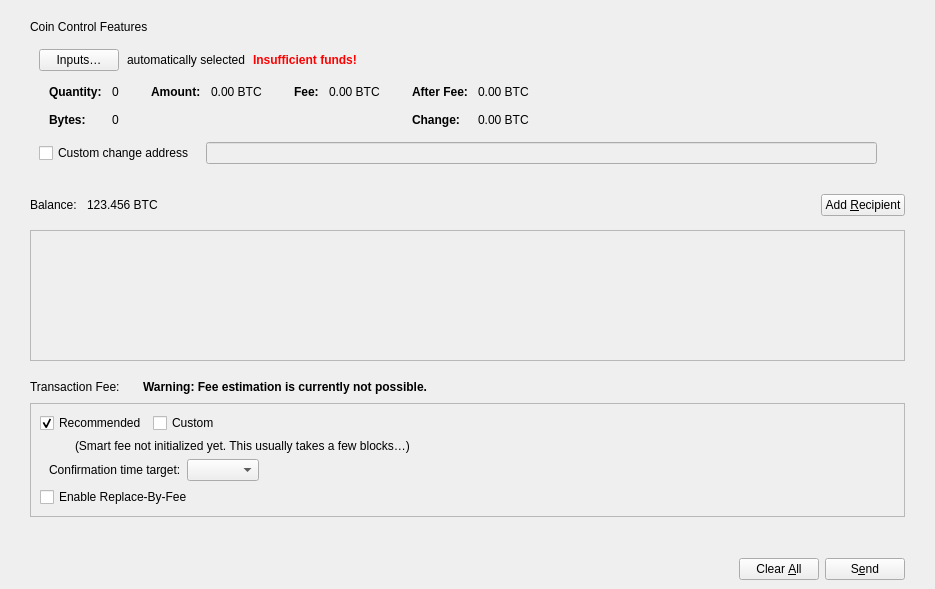
<?xml version="1.0" encoding="UTF-8"?>
<ui version="4.0">
 <class>SendCoinsDialog</class>
 <widget class="QDialog" name="SendCoinsDialog">
  <property name="geometry">
   <rect>
    <x>0</x>
    <y>0</y>
    <width>935</width>
    <height>589</height>
   </rect>
  </property>
  <property name="windowTitle">
   <string>Send Coins</string>
  </property>
  <layout class="QVBoxLayout" name="verticalLayout_6">
   <property name="leftMargin">
    <number>0</number>
   </property>
   <property name="rightMargin">
    <number>0</number>
   </property>
   <property name="bottomMargin">
    <number>0</number>
   </property>
   <item>
    <layout class="QVBoxLayout" name="verticalLayout_11">
     <property name="leftMargin">
      <number>30</number>
     </property>
     <property name="topMargin">
      <number>9</number>
     </property>
     <property name="rightMargin">
      <number>30</number>
     </property>
     <item>
      <widget class="QWidget" name="coinControlWidget" native="true">
       <layout class="QVBoxLayout" name="verticalLayout_9">
        <property name="leftMargin">
         <number>0</number>
        </property>
        <property name="topMargin">
         <number>0</number>
        </property>
        <property name="rightMargin">
         <number>0</number>
        </property>
        <property name="bottomMargin">
         <number>0</number>
        </property>
        <item>
         <widget class="QLabel" name="label_2">
          <property name="text">
           <string>Coin Control Features</string>
          </property>
         </widget>
        </item>
        <item>
         <widget class="QWidget" name="coinControlContentsWidget" native="true">
          <layout class="QVBoxLayout" name="verticalLayout_8">
           <property name="bottomMargin">
            <number>6</number>
           </property>
           <item>
            <layout class="QVBoxLayout" name="verticalLayoutCoinControl" stretch="0,0,0,1">
             <property name="spacing">
              <number>0</number>
             </property>
             <item>
              <layout class="QHBoxLayout" name="horizontalLayoutCoinControl2" stretch="0,0,0,0">
               <property name="spacing">
    <number>8</number>
   </property>
          <property name="bottomMargin">
           <number>10</number>
          </property>
          <item>
           <widget class="QPushButton" name="pushButtonCoinControl">
            <property name="styleSheet">
             <string notr="true"/>
            </property>
            <property name="text">
             <string>Inputs…</string>
            </property>
            <property name="autoDefault">
             <bool>false</bool>
            </property>
           </widget>
          </item>
          <item>
           <widget class="QLabel" name="labelCoinControlAutomaticallySelected">
            <property name="text">
             <string>automatically selected</string>
            </property>
            <property name="margin">
             <number>5</number>
            </property>
           </widget>
          </item>
          <item>
           <widget class="QLabel" name="labelCoinControlInsuffFunds">
            <property name="font">
             <font>
              <weight>75</weight>
              <bold>true</bold>
             </font>
            </property>
            <property name="styleSheet">
             <string notr="true">color:red;font-weight:bold;</string>
            </property>
            <property name="text">
             <string>Insufficient funds!</string>
            </property>
            <property name="margin">
             <number>5</number>
            </property>
           </widget>
          </item>
          <item>
           <spacer name="horizontalSpacerCoinControl">
            <property name="orientation">
             <enum>Qt::Horizontal</enum>
            </property>
            <property name="sizeHint" stdset="0">
             <size>
              <width>40</width>
              <height>1</height>
             </size>
            </property>
           </spacer>
          </item>
         </layout>
        </item>
        <item>
         <widget class="QWidget" name="widgetCoinControl" native="true">
          <property name="sizePolicy">
           <sizepolicy hsizetype="Preferred" vsizetype="Preferred">
            <horstretch>0</horstretch>
            <verstretch>0</verstretch>
           </sizepolicy>
          </property>
          <property name="minimumSize">
           <size>
            <width>0</width>
            <height>0</height>
           </size>
          </property>
          <property name="styleSheet">
           <string notr="true"/>
          </property>
          <layout class="QHBoxLayout" name="horizontalLayoutCoinControl5">
           <property name="leftMargin">
            <number>0</number>
           </property>
           <property name="topMargin">
            <number>0</number>
           </property>
           <property name="rightMargin">
            <number>0</number>
           </property>
           <property name="bottomMargin">
            <number>0</number>
           </property>
           <item>
            <layout class="QHBoxLayout" name="horizontalLayoutCoinControl3" stretch="0,0,0,1">
             <property name="spacing">
              <number>20</number>
             </property>
             <property name="topMargin">
              <number>0</number>
             </property>
             <property name="bottomMargin">
              <number>10</number>
             </property>
             <item>
              <layout class="QFormLayout" name="formLayoutCoinControl1">
               <property name="labelAlignment">
                <set>Qt::AlignLeft|Qt::AlignVCenter</set>
               </property>
               <property name="horizontalSpacing">
                <number>10</number>
               </property>
               <property name="verticalSpacing">
                <number>14</number>
               </property>
               <property name="leftMargin">
                <number>10</number>
               </property>
               <property name="topMargin">
                <number>4</number>
               </property>
               <property name="rightMargin">
                <number>6</number>
               </property>
               <item row="0" column="0">
                <widget class="QLabel" name="labelCoinControlQuantityText">
                 <property name="font">
                  <font>
                   <weight>75</weight>
                   <bold>true</bold>
                  </font>
                 </property>
                 <property name="text">
                  <string>Quantity:</string>
                 </property>
                 <property name="margin">
                  <number>0</number>
                 </property>
                </widget>
               </item>
               <item row="0" column="1">
                <widget class="QLabel" name="labelCoinControlQuantity">
                 <property name="cursor">
                  <cursorShape>IBeamCursor</cursorShape>
                 </property>
                 <property name="contextMenuPolicy">
                  <enum>Qt::ActionsContextMenu</enum>
                 </property>
                 <property name="text">
                  <string notr="true">0</string>
                 </property>
                 <property name="margin">
                  <number>0</number>
                 </property>
                 <property name="textInteractionFlags">
                       <set>Qt::LinksAccessibleByMouse|Qt::TextSelectableByMouse</set>
                 </property>
                </widget>
               </item>
               <item row="1" column="0">
                <widget class="QLabel" name="labelCoinControlBytesText">
                 <property name="font">
                  <font>
                   <weight>75</weight>
                   <bold>true</bold>
                  </font>
                 </property>
                 <property name="text">
                  <string>Bytes:</string>
                 </property>
                </widget>
               </item>
               <item row="1" column="1">
                <widget class="QLabel" name="labelCoinControlBytes">
                 <property name="cursor">
                  <cursorShape>IBeamCursor</cursorShape>
                 </property>
                 <property name="contextMenuPolicy">
                  <enum>Qt::ActionsContextMenu</enum>
                 </property>
                 <property name="text">
                  <string notr="true">0</string>
                 </property>
                 <property name="textInteractionFlags">
                       <set>Qt::LinksAccessibleByMouse|Qt::TextSelectableByMouse</set>
                 </property>
                </widget>
               </item>
              </layout>
             </item>
             <item>
              <layout class="QFormLayout" name="formLayoutCoinControl2">
               <property name="horizontalSpacing">
                <number>10</number>
               </property>
               <property name="verticalSpacing">
                <number>14</number>
               </property>
               <property name="leftMargin">
                <number>6</number>
               </property>
               <property name="topMargin">
                <number>4</number>
               </property>
               <property name="rightMargin">
                <number>6</number>
               </property>
               <item row="0" column="0">
                <widget class="QLabel" name="labelCoinControlAmountText">
                 <property name="font">
                  <font>
                   <weight>75</weight>
                   <bold>true</bold>
                  </font>
                 </property>
                 <property name="text">
                  <string>Amount:</string>
                 </property>
                 <property name="margin">
                  <number>0</number>
                 </property>
                </widget>
               </item>
               <item row="0" column="1">
                <widget class="QLabel" name="labelCoinControlAmount">
                 <property name="cursor">
                  <cursorShape>IBeamCursor</cursorShape>
                 </property>
                 <property name="contextMenuPolicy">
                  <enum>Qt::ActionsContextMenu</enum>
                 </property>
                 <property name="text">
                  <string notr="true">0.00 BTC</string>
                 </property>
                 <property name="textInteractionFlags">
                       <set>Qt::LinksAccessibleByMouse|Qt::TextSelectableByMouse</set>
                 </property>
                </widget>
               </item>
              </layout>
             </item>
             <item>
              <layout class="QFormLayout" name="formLayoutCoinControl3">
               <property name="horizontalSpacing">
                <number>10</number>
               </property>
               <property name="verticalSpacing">
                <number>14</number>
               </property>
               <property name="leftMargin">
                <number>6</number>
               </property>
               <property name="topMargin">
                <number>4</number>
               </property>
               <property name="rightMargin">
                <number>6</number>
               </property>
               <item row="0" column="0">
                <widget class="QLabel" name="labelCoinControlFeeText">
                 <property name="font">
                  <font>
                   <weight>75</weight>
                   <bold>true</bold>
                  </font>
                 </property>
                 <property name="text">
                  <string>Fee:</string>
                 </property>
                 <property name="margin">
                  <number>0</number>
                 </property>
                </widget>
               </item>
               <item row="0" column="1">
                <widget class="QLabel" name="labelCoinControlFee">
                 <property name="cursor">
                  <cursorShape>IBeamCursor</cursorShape>
                 </property>
                 <property name="contextMenuPolicy">
                  <enum>Qt::ActionsContextMenu</enum>
                 </property>
                 <property name="text">
                  <string notr="true">0.00 BTC</string>
                 </property>
                 <property name="textInteractionFlags">
                       <set>Qt::LinksAccessibleByMouse|Qt::TextSelectableByMouse</set>
                 </property>
                </widget>
               </item>
              </layout>
             </item>
             <item>
              <layout class="QFormLayout" name="formLayoutCoinControl4">
               <property name="labelAlignment">
                <set>Qt::AlignLeft|Qt::AlignVCenter</set>
               </property>
               <property name="horizontalSpacing">
                <number>10</number>
               </property>
               <property name="verticalSpacing">
                <number>14</number>
               </property>
               <property name="leftMargin">
                <number>6</number>
               </property>
               <property name="topMargin">
                <number>4</number>
               </property>
               <property name="rightMargin">
                <number>6</number>
               </property>
               <item row="0" column="0">
                <widget class="QLabel" name="labelCoinControlAfterFeeText">
                 <property name="font">
                  <font>
                   <weight>75</weight>
                   <bold>true</bold>
                  </font>
                 </property>
                 <property name="text">
                  <string>After Fee:</string>
                 </property>
                 <property name="margin">
                  <number>0</number>
                 </property>
                </widget>
               </item>
               <item row="0" column="1">
                <widget class="QLabel" name="labelCoinControlAfterFee">
                 <property name="cursor">
                  <cursorShape>IBeamCursor</cursorShape>
                 </property>
                 <property name="contextMenuPolicy">
                  <enum>Qt::ActionsContextMenu</enum>
                 </property>
                 <property name="text">
                  <string notr="true">0.00 BTC</string>
                 </property>
                 <property name="textInteractionFlags">
                       <set>Qt::LinksAccessibleByMouse|Qt::TextSelectableByMouse</set>
                 </property>
                </widget>
               </item>
               <item row="1" column="0">
                <widget class="QLabel" name="labelCoinControlChangeText">
                 <property name="font">
                  <font>
                   <weight>75</weight>
                   <bold>true</bold>
                  </font>
                 </property>
                 <property name="text">
                  <string>Change:</string>
                 </property>
                </widget>
               </item>
               <item row="1" column="1">
                <widget class="QLabel" name="labelCoinControlChange">
                 <property name="cursor">
                  <cursorShape>IBeamCursor</cursorShape>
                 </property>
                 <property name="contextMenuPolicy">
                  <enum>Qt::ActionsContextMenu</enum>
                 </property>
                 <property name="text">
                  <string notr="true">0.00 BTC</string>
                 </property>
                 <property name="textInteractionFlags">
                       <set>Qt::LinksAccessibleByMouse|Qt::TextSelectableByMouse</set>
                 </property>
                </widget>
               </item>
              </layout>
             </item>
            </layout>
           </item>
          </layout>
         </widget>
        </item>
        <item>
         <layout class="QHBoxLayout" name="horizontalLayoutCoinControl4" stretch="0,0,0">
          <property name="spacing">
           <number>12</number>
          </property>
          <property name="sizeConstraint">
           <enum>QLayout::SetDefaultConstraint</enum>
          </property>
          <property name="topMargin">
           <number>5</number>
          </property>
          <property name="rightMargin">
                <number>0</number>
          </property>
          <item>
           <widget class="QCheckBox" name="checkBoxCoinControlChange">
            <property name="toolTip">
             <string>If this is activated, but the change address is empty or invalid, change will be sent to a newly generated address.</string>
            </property>
            <property name="text">
             <string>Custom change address</string>
            </property>
           </widget>
          </item>
          <item>
           <widget class="QValidatedLineEdit" name="lineEditCoinControlChange">
            <property name="enabled">
             <bool>false</bool>
            </property>
            <property name="sizePolicy">
             <sizepolicy hsizetype="Expanding" vsizetype="Fixed">
              <horstretch>0</horstretch>
              <verstretch>0</verstretch>
             </sizepolicy>
            </property>
           </widget>
          </item>
          <item>
           <widget class="QLabel" name="labelCoinControlChangeLabel">
            <property name="sizePolicy">
             <sizepolicy hsizetype="Preferred" vsizetype="Expanding">
              <horstretch>0</horstretch>
              <verstretch>0</verstretch>
             </sizepolicy>
            </property>
            <property name="minimumSize">
             <size>
              <width>0</width>
              <height>0</height>
             </size>
            </property>
            <property name="text">
             <string/>
            </property>
            <property name="margin">
             <number>3</number>
            </property>
           </widget>
          </item>
         </layout>
        </item>
        <item>
         <spacer name="verticalSpacerCoinControl">
          <property name="orientation">
           <enum>Qt::Vertical</enum>
          </property>
          <property name="sizeHint" stdset="0">
           <size>
            <width>800</width>
            <height>1</height>
           </size>
          </property>
         </spacer>
        </item>
       </layout>
      </item>
     </layout>
    </widget>
   </item>
       </layout>
      </widget>
     </item>
    </layout>
   </item>
   <item>
    <widget class="QWidget" name="widgetRecipients" native="true">
     <property name="sizePolicy">
      <sizepolicy hsizetype="Preferred" vsizetype="Preferred">
       <horstretch>0</horstretch>
       <verstretch>1</verstretch>
      </sizepolicy>
     </property>
     <layout class="QVBoxLayout" name="verticalLayout_7">
      <property name="spacing">
       <number>0</number>
      </property>
      <property name="leftMargin">
       <number>30</number>
      </property>
      <property name="topMargin">
       <number>0</number>
      </property>
      <property name="rightMargin">
       <number>30</number>
      </property>
      <property name="bottomMargin">
       <number>0</number>
      </property>
      <item>
       <layout class="QHBoxLayout" name="horizontalLayout_4">
        <property name="topMargin">
         <number>3</number>
        </property>
        <property name="rightMargin">
         <number>0</number>
        </property>
        <property name="bottomMargin">
         <number>0</number>
        </property>
        <item>
         <widget class="QLabel" name="labelBalanceName">
          <property name="sizePolicy">
           <sizepolicy hsizetype="Preferred" vsizetype="Preferred">
            <horstretch>0</horstretch>
            <verstretch>0</verstretch>
           </sizepolicy>
          </property>
          <property name="minimumSize">
          <size>
           <width>20</width>
            <height>50</height>
          </size>
         </property>
          <property name="text">
           <string>Balance:</string>
          </property>
     </widget>
        </item>
        <item>
         <spacer name="horizontalSpacer_8">
          <property name="orientation">
           <enum>Qt::Horizontal</enum>
              </property>
              <property name="sizeType">
               <enum>QSizePolicy::Fixed</enum>
              </property>
              <property name="sizeHint" stdset="0">
               <size>
            <width>10</width>
            <height>20</height>
               </size>
              </property>
             </spacer>
            </item>
        <item>
         <widget class="QLabel" name="labelBalance">
          <property name="sizePolicy">
           <sizepolicy hsizetype="Preferred" vsizetype="Preferred">
            <horstretch>0</horstretch>
            <verstretch>0</verstretch>
           </sizepolicy>
          </property>
          <property name="minimumSize">
           <size>
            <width>20</width>
            <height>50</height>
           </size>
          </property>
          <property name="cursor">
           <cursorShape>IBeamCursor</cursorShape>
          </property>
          <property name="text">
           <string notr="true">123.456 BTC</string>
          </property>
          <property name="textInteractionFlags">
           <set>Qt::LinksAccessibleByMouse|Qt::TextSelectableByMouse</set>
          </property>
         </widget>
        </item>
        <item>
         <spacer name="horizontalSpacer_7">
          <property name="orientation">
           <enum>Qt::Horizontal</enum>
          </property>
          <property name="sizeHint" stdset="0">
           <size>
            <width>40</width>
            <height>20</height>
           </size>
          </property>
         </spacer>
        </item>
        <item>
         <widget class="OdanPushButton" name="addButton">
          <property name="toolTip">
           <string>Send to multiple recipients at once</string>
          </property>
          <property name="text">
           <string>Add &amp;Recipient</string>
          </property>
          <property name="icon">
           <iconset>
            <normaloff>:/icons/add_recipient</normaloff>:/icons/add_recipient</iconset>
          </property>
          <property name="autoDefault">
           <bool>false</bool>
          </property>
         </widget>
        </item>
       </layout>
      </item>
      <item>
       <widget class="QScrollArea" name="scrollArea">
        <property name="widgetResizable">
         <bool>true</bool>
        </property>
        <widget class="QWidget" name="scrollAreaWidgetContents">
         <property name="geometry">
          <rect>
           <x>0</x>
           <y>0</y>
           <width>873</width>
           <height>68</height>
          </rect>
         </property>
         <layout class="QVBoxLayout" name="verticalLayout_2" stretch="0,1">
          <property name="leftMargin">
           <number>0</number>
          </property>
          <property name="topMargin">
           <number>0</number>
          </property>
          <property name="rightMargin">
           <number>0</number>
          </property>
          <property name="bottomMargin">
           <number>0</number>
          </property>
          <item>
           <layout class="QVBoxLayout" name="entries">
            <property name="spacing">
             <number>6</number>
            </property>
           </layout>
          </item>
          <item>
           <spacer name="verticalSpacer">
            <property name="orientation">
             <enum>Qt::Vertical</enum>
            </property>
            <property name="sizeHint" stdset="0">
             <size>
              <width>20</width>
              <height>0</height>
             </size>
            </property>
           </spacer>
          </item>
         </layout>
        </widget>
       </widget>
      </item>
     </layout>
    </widget>
   </item>
   <item>
    <spacer name="verticalSpacer_2">
     <property name="orientation">
      <enum>Qt::Vertical</enum>
     </property>
     <property name="sizeType">
      <enum>QSizePolicy::Fixed</enum>
     </property>
     <property name="sizeHint" stdset="0">
      <size>
       <width>20</width>
       <height>10</height>
      </size>
     </property>
    </spacer>
   </item>
   <item>
    <layout class="QVBoxLayout" name="verticalLayout_10">
     <property name="leftMargin">
      <number>30</number>
     </property>
     <property name="rightMargin">
      <number>30</number>
     </property>
     <property name="bottomMargin">
      <number>20</number>
     </property>
     <item>
      <layout class="QHBoxLayout" name="horizontalLayoutFee1">
       <property name="bottomMargin">
        <number>0</number>
       </property>
       <item>
        <layout class="QVBoxLayout" name="verticalLayoutFee7">
         <property name="spacing">
          <number>0</number>
         </property>
            <item>
             <layout class="QHBoxLayout" name="horizontalLayoutSmartFee">
              <property name="spacing">
               <number>10</number>
              </property>
              <item>
               <widget class="QLabel" name="labelFeeHeadline">
                <property name="sizePolicy">
                 <sizepolicy hsizetype="Preferred" vsizetype="Maximum">
                  <horstretch>0</horstretch>
                  <verstretch>0</verstretch>
                 </sizepolicy>
                </property>
                <property name="font">
                 <font>
               <weight>50</weight>
               <bold>false</bold>
                 </font>
                </property>
                <property name="text">
                 <string>Transaction Fee:</string>
                </property>
               </widget>
              </item>
              <item>
               <widget class="QLabel" name="labelFeeMinimized">
                <property name="text">
                 <string/>
                </property>
               </widget>
              </item>
          </layout>
            </item>
           </layout>
          </item>
          <item>
           <widget class="QLabel" name="fallbackFeeWarningLabel">
         <property name="font">
          <font>
           <weight>75</weight>
           <bold>true</bold>
          </font>
         </property>
            <property name="toolTip">
             <string>Using the fallbackfee can result in sending a transaction that will take several hours or days (or never) to confirm. Consider choosing your fee manually or wait until you have validated the complete chain.</string>
            </property>
            <property name="text">
             <string>Warning: Fee estimation is currently not possible.</string>
            </property>
            <property name="wordWrap">
             <bool>false</bool>
            </property>
           </widget>
          </item>
          <item>
           <spacer name="horizontalSpacer_4">
            <property name="orientation">
             <enum>Qt::Horizontal</enum>
            </property>
            <property name="sizeType">
             <enum>QSizePolicy::MinimumExpanding</enum>
            </property>
            <property name="sizeHint" stdset="0">
             <size>
              <width>40</width>
              <height>20</height>
             </size>
            </property>
           </spacer>
          </item>
      </layout>
     </item>
     <item>
      <widget class="QFrame" name="frameFee">
       <property name="sizePolicy">
        <sizepolicy hsizetype="Expanding" vsizetype="Expanding">
         <horstretch>0</horstretch>
         <verstretch>0</verstretch>
        </sizepolicy>
       </property>
       <property name="maximumSize">
        <size>
         <width>16777215</width>
         <height>16777215</height>
        </size>
       </property>
       <property name="frameShape">
        <enum>QFrame::StyledPanel</enum>
       </property>
       <property name="frameShadow">
        <enum>QFrame::Sunken</enum>
       </property>
       <layout class="QVBoxLayout" name="verticalLayout_5">
        <item>
         <layout class="QHBoxLayout" name="horizontalLayout_3">
          <item>
           <widget class="QCheckBox" name="radioSmartFee">
            <property name="text">
             <string>Recommended</string>
            </property>
            <property name="checked">
             <bool>true</bool>
            </property>
            <attribute name="buttonGroup">
             <string notr="true">groupFee</string>
            </attribute>
           </widget>
          </item>
          <item>
           <widget class="QCheckBox" name="radioCustomFee">
            <property name="text">
             <string>Custom</string>
            </property>
            <attribute name="buttonGroup">
             <string notr="true">groupFee</string>
            </attribute>
           </widget>
          </item>
          <item>
           <spacer name="horizontalSpacer_3">
            <property name="orientation">
             <enum>Qt::Horizontal</enum>
            </property>
            <property name="sizeHint" stdset="0">
             <size>
              <width>40</width>
              <height>20</height>
             </size>
            </property>
           </spacer>
          </item>
         </layout>
        </item>
        <item>
         <widget class="QFrame" name="frameFeeSelection">
          <layout class="QVBoxLayout" name="verticalLayout_4">
           <property name="leftMargin">
            <number>9</number>
           </property>
           <property name="topMargin">
            <number>0</number>
           </property>
           <property name="rightMargin">
            <number>0</number>
           </property>
           <property name="bottomMargin">
            <number>0</number>
           </property>
           <item>
            <widget class="QStackedWidget" name="stackedFeeTypes">
             <property name="currentIndex">
              <number>0</number>
             </property>
             <widget class="QWidget" name="page">
              <layout class="QVBoxLayout" name="verticalLayout_3">
               <property name="leftMargin">
                <number>0</number>
               </property>
               <property name="topMargin">
                <number>0</number>
               </property>
               <property name="rightMargin">
                <number>0</number>
               </property>
               <property name="bottomMargin">
                <number>0</number>
               </property>
               <item>
                <layout class="QHBoxLayout" name="horizontalLayoutFee12">
                 <item>
                  <widget class="QLabel" name="labelSmartFee">
                   <property name="text">
                    <string/>
                   </property>
                   <property name="margin">
                    <number>2</number>
                   </property>
                  </widget>
                 </item>
                 <item>
                  <widget class="QLabel" name="labelFeeEstimation">
                   <property name="text">
                    <string/>
                   </property>
                  </widget>
                 </item>
                 <item>
                  <widget class="QLabel" name="labelSmartFee2">
                   <property name="text">
                    <string>(Smart fee not initialized yet. This usually takes a few blocks…)</string>
                   </property>
                   <property name="margin">
                    <number>2</number>
                   </property>
                  </widget>
                 </item>
                 <item>
                  <spacer name="horizontalSpacer_5">
                   <property name="orientation">
                    <enum>Qt::Horizontal</enum>
                   </property>
                   <property name="sizeHint" stdset="0">
                    <size>
                     <width>1</width>
                     <height>1</height>
                    </size>
                   </property>
                  </spacer>
                 </item>
                </layout>
               </item>
               <item>
                <layout class="QHBoxLayout" name="horizontalLayoutFee9">
                 <item>
                  <layout class="QVBoxLayout" name="verticalLayoutFee6">
                   <item>
                    <widget class="QLabel" name="labelSmartFee3">
                     <property name="text">
                      <string>Confirmation time target:</string>
                     </property>
                     <property name="margin">
                      <number>2</number>
                     </property>
                    </widget>
                   </item>
                  </layout>
                 </item>
                 <item>
                  <layout class="QVBoxLayout" name="verticalLayoutFee5">
                   <property name="rightMargin">
                    <number>30</number>
                   </property>
                   <item>
                    <layout class="QHBoxLayout" name="horizontalLayoutConfTarget">
                     <property name="bottomMargin">
                      <number>0</number>
                     </property>
                     <item>
                      <widget class="QComboBox" name="confTargetSelector"/>
                     </item>
                     <item>
                      <spacer name="horizontalSpacerConfTarget">
                       <property name="orientation">
                        <enum>Qt::Horizontal</enum>
                       </property>
                       <property name="sizeHint" stdset="0">
                        <size>
                         <width>40</width>
                         <height>20</height>
                        </size>
                       </property>
                      </spacer>
                     </item>
                    </layout>
                   </item>
                  </layout>
                 </item>
                </layout>
               </item>
              </layout>
             </widget>
             <widget class="QWidget" name="page_2">
              <layout class="QVBoxLayout" name="verticalLayout">
               <property name="leftMargin">
                <number>0</number>
               </property>
               <property name="topMargin">
                <number>0</number>
               </property>
               <property name="rightMargin">
                <number>0</number>
               </property>
               <property name="bottomMargin">
                <number>0</number>
               </property>
               <item>
                <layout class="QHBoxLayout" name="horizontalLayoutFee13">
                 <item>
                  <widget class="QLabel" name="labelCustomPerKilobyte">
                   <property name="toolTip">
                    <string>If the custom fee is set to 1000 satoshis and the transaction is only 250 bytes, then &quot;per kilobyte&quot; only pays 250 satoshis in fee, while &quot;total at least&quot; pays 1000 satoshis. For transactions bigger than a kilobyte both pay by kilobyte.</string>
                   </property>
                   <property name="text">
                    <string>per kilobyte</string>
                   </property>
                  </widget>
                 </item>
                 <item>
                  <widget class="BitcoinAmountField" name="customFee"/>
                 </item>
                 <item>
                  <spacer name="horizontalSpacer_6">
                   <property name="orientation">
                    <enum>Qt::Horizontal</enum>
                   </property>
                   <property name="sizeHint" stdset="0">
                    <size>
                     <width>1</width>
                     <height>1</height>
                    </size>
                   </property>
                  </spacer>
                 </item>
                </layout>
               </item>
               <item>
                <layout class="QHBoxLayout" name="horizontalLayoutFee8">
                 <item>
                  <widget class="QLabel" name="labelCustomFeeWarning">
                   <property name="enabled">
                    <bool>true</bool>
                   </property>
                   <property name="toolTip">
                    <string>When there is less transaction volume than space in the blocks, miners as well as relaying nodes may enforce a minimum fee. Paying only this minimum fee is just fine, but be aware that this can result in a never confirming transaction once there is more demand for odan transactions than the network can process.</string>
                   </property>
                   <property name="text">
                    <string>A too low fee might result in a never confirming transaction (read the tooltip)</string>
                   </property>
                  </widget>
                 </item>
                 <item>
                  <spacer name="horizontalSpacer_2">
                   <property name="orientation">
                    <enum>Qt::Horizontal</enum>
                   </property>
                   <property name="sizeHint" stdset="0">
                    <size>
                     <width>1</width>
                     <height>1</height>
                    </size>
                   </property>
                  </spacer>
                 </item>
                </layout>
               </item>
              </layout>
             </widget>
            </widget>
           </item>
          </layout>
         </widget>
           </item>
           <item>
            <widget class="QCheckBox" name="optInRBF">
          <property name="toolTip">
           <string>With Replace-By-Fee (BIP-125) you can increase a transaction's fee after it is sent. Without this, a higher fee may be recommended to compensate for increased transaction delay risk.</string>
          </property>
             <property name="text">
              <string>Enable Replace-By-Fee</string>
             </property>
         </widget>
        </item>
       </layout>
            </widget>
           </item>
          </layout>
   </item>
   <item>
    <widget class="QWidget" name="buttonsContainerWhite" native="true">
     <layout class="QHBoxLayout" name="horizontalLayout_2">
      <property name="leftMargin">
       <number>30</number>
          </property>
      <property name="topMargin">
       <number>15</number>
      </property>
      <property name="rightMargin">
       <number>30</number>
          </property>
      <item>
       <spacer name="horizontalSpacer">
        <property name="orientation">
         <enum>Qt::Horizontal</enum>
        </property>
        <property name="sizeHint" stdset="0">
         <size>
          <width>40</width>
          <height>20</height>
         </size>
        </property>
       </spacer>
      </item>
      <item>
       <widget class="QPushButton" name="clearButton">
        <property name="sizePolicy">
         <sizepolicy hsizetype="Minimum" vsizetype="Fixed">
          <horstretch>0</horstretch>
          <verstretch>0</verstretch>
         </sizepolicy>
        </property>
        <property name="toolTip">
         <string>Clear all fields of the form.</string>
        </property>
        <property name="text">
         <string>Clear &amp;All</string>
        </property>
        <property name="autoDefault">
         <bool>false</bool>
        </property>
       </widget>
      </item>
     <item>
      <widget class="QPushButton" name="sendButton">
       <property name="toolTip">
        <string>Confirm the send action</string>
       </property>
       <property name="text">
        <string>S&amp;end</string>
       </property>
       <property name="autoDefault">
        <bool>false</bool>
       </property>
       <property name="default">
        <bool>false</bool>
       </property>
      </widget>
     </item>
     </layout>
    </widget>
   </item>
  </layout>
 </widget>
 <customwidgets>
  <customwidget>
   <class>QValidatedLineEdit</class>
   <extends>QLineEdit</extends>
   <header>qt/qvalidatedlineedit.h</header>
  </customwidget>
  <customwidget>
   <class>BitcoinAmountField</class>
   <extends>QLineEdit</extends>
   <header>qt/bitcoinamountfield.h</header>
   <container>1</container>
  </customwidget>
  <customwidget>
   <class>OdanPushButton</class>
   <extends>QPushButton</extends>
   <header>qt/odanpushbutton.h</header>
  </customwidget>
 </customwidgets>
 <resources>
  <include location="../bitcoin.qrc"/>
 </resources>
 <connections/>
 <buttongroups>
  <buttongroup name="groupFee"/>
 </buttongroups>
</ui>
